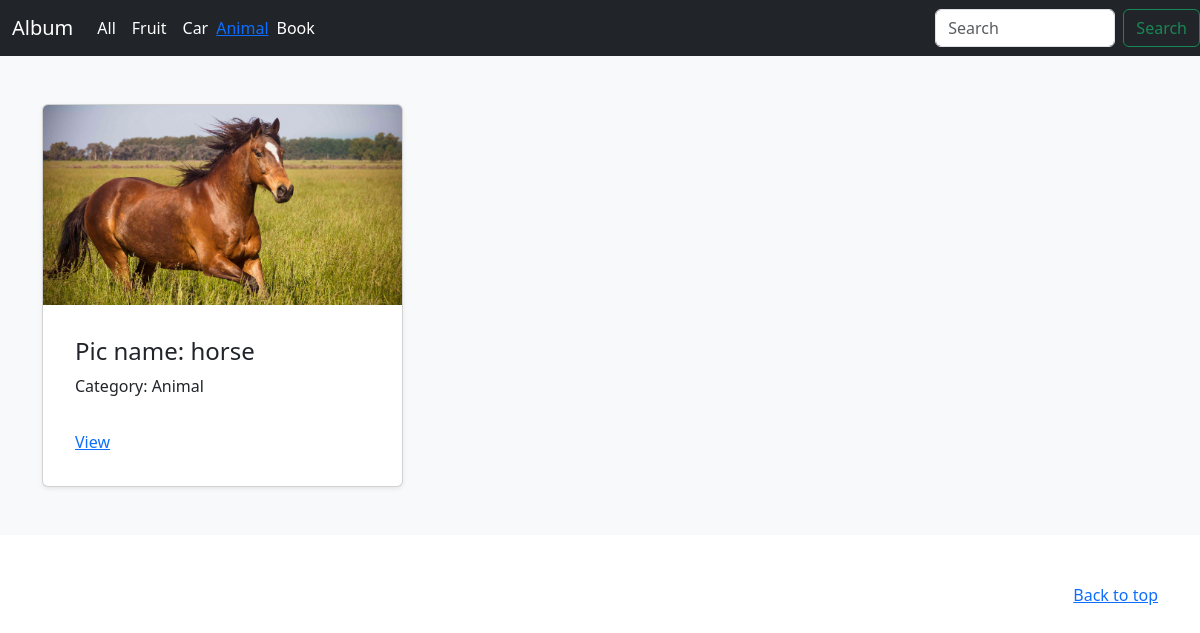
Screenshot of /category/3/ with the database file from the repository.
### photos/models.py (models this page shows, shortened)
class Category(models.Model):
    name = models.CharField(max_length=100, db_index=True)
    def get_absolute_url(self):
        return reverse('category', kwargs={'category_id': self.pk})
    class Meta:
        verbose_name = 'Category'
        verbose_name_plural = 'Categories'

class Photos(models.Model):
    category = models.ForeignKey('Category', on_delete=models.PROTECT, null=True)
    photo = models.ImageField(upload_to="photos/%Y/%m/%d/")
    title = models.CharField(max_length=100)
    description = models.TextField(blank=True)
    def get_absolute_url(self):
        return reverse('photo', kwargs={'photo_id': self.pk})
    class Meta:
        verbose_name = 'Photo'
        verbose_name_plural = 'Photos'

### photos/views.py (the view)
# urls.py: path('category/<int:category_id>/', show_category, name='category'),
def show_category(request, category_id):
    photos = Photos.objects.filter(category_id=category_id)
    cats = Category.objects.all()
    context = {
        'photos': photos,
        'cats': cats,
        'title': 'Category',
        'cat_selected': category_id,
    }
    return render(request, 'home.html', context)

### templates/home.html (shortened to what this page needs)
{% extends 'base.html' %}
{% block content %}
<div class="album py-5 bg-light">
    <div class="container">
      <div class="row row-cols-1 row-cols-sm-2 row-cols-md-3 g-3">
          {% for p in photos %}
        <div class="col">
          <div class="card shadow-sm">
              {% if p.photo %}
            <a href="{{ p.get_absolute_url }}"><img class="card-img-top" style="
                height: 200px;
                width: 100%;
                object-fit: cover;
                max-width: inherit;"   src="{{ p.photo.url }}" alt=""></a>
              {% endif %}
            <div class="card-body">
              <div class="d-flex justify-content-between align-items-center">
                <div class="card-body">
                    <h4 class="card-title">Pic name: {{ p.title }}</h4>
                  <p class="card-text">Category: {{ p.category.name  }}</p>
                </div>
              </div>
                <div class="card-body">
                <a href="{{ p.get_absolute_url }}" class="card-link">View</a>
              </div>
            </div>
          </div>
        </div>
          {% endfor %}
      </div>
    </div>
  </div>
{% endblock %}

### templates/base.html (shortened to what this page needs)
<!doctype html>
<html lang="en">
  <head>
<link href="https://cdn.jsdelivr.net/npm/bootstrap@5.0.1/dist/css/bootstrap.min.css" rel="stylesheet">
<link href="/docs/5.0/dist/css/bootstrap.min.css" rel="stylesheet">
  </head>
  <body>
<header>
{% block mainmenu %}
  <nav class="navbar navbar-expand-lg navbar-dark bg-dark">
  <div class="container-fluid">
    <a class="navbar-brand" href="{% url 'home' %}">Album</a>
    <div class="collapse navbar-collapse" id="navbarNavAltMarkup">
    {% if cat_selected == 0 %}
    <div class="navbar-nav">
    <
        <a class="selected" aria-current="page" >All</a>
    </div>
    {% else %}
    <div class="navbar-nav">
        <a class="nav-link active" aria-current="page" href="{% url 'home' %}">All</a>
    </div>
    {% endif %}
        {% for cat in cats %}
            {% if cat.pk == cat_selected %}
              <div class="navbar-nav">
                <a class="selected" aria-current="page" >{{ cat.name }}</a>
              </div>
            {% else %}
                <div class="navbar-nav">
                <a class="nav-link active" aria-current="page"  href="{{ cat.get_absolute_url }}" >{{ cat.name }}</a>
                </div>
            {% endif %}
        {% endfor %}
    </div>
  </div>
    <form class="d-flex" method="POST" action="{% url 'search-title' %}">
      <input class="form-control me-2" type="search" placeholder="Search" aria-label="Search" name="searched">
      <button class="btn btn-outline-success" type="submit">Search</button>
    </form>
</nav>
{% endblock mainmenu %}
</header>
<main>
    {% block content %}
    {% endblock content %}
</main>
<footer class="text-muted py-5">
  <div class="container">
    <p class="float-end mb-1">
      <a href="#">Back to top</a>
    </p>
  </div>
</footer>
  </body>
</html>

### rows the page displays
Category: name "Fruit"
Category: name "Car"
Category: name "Animal"
Category: name "Book"
Photos: photo (picture), title "horse", category.name "Animal"
